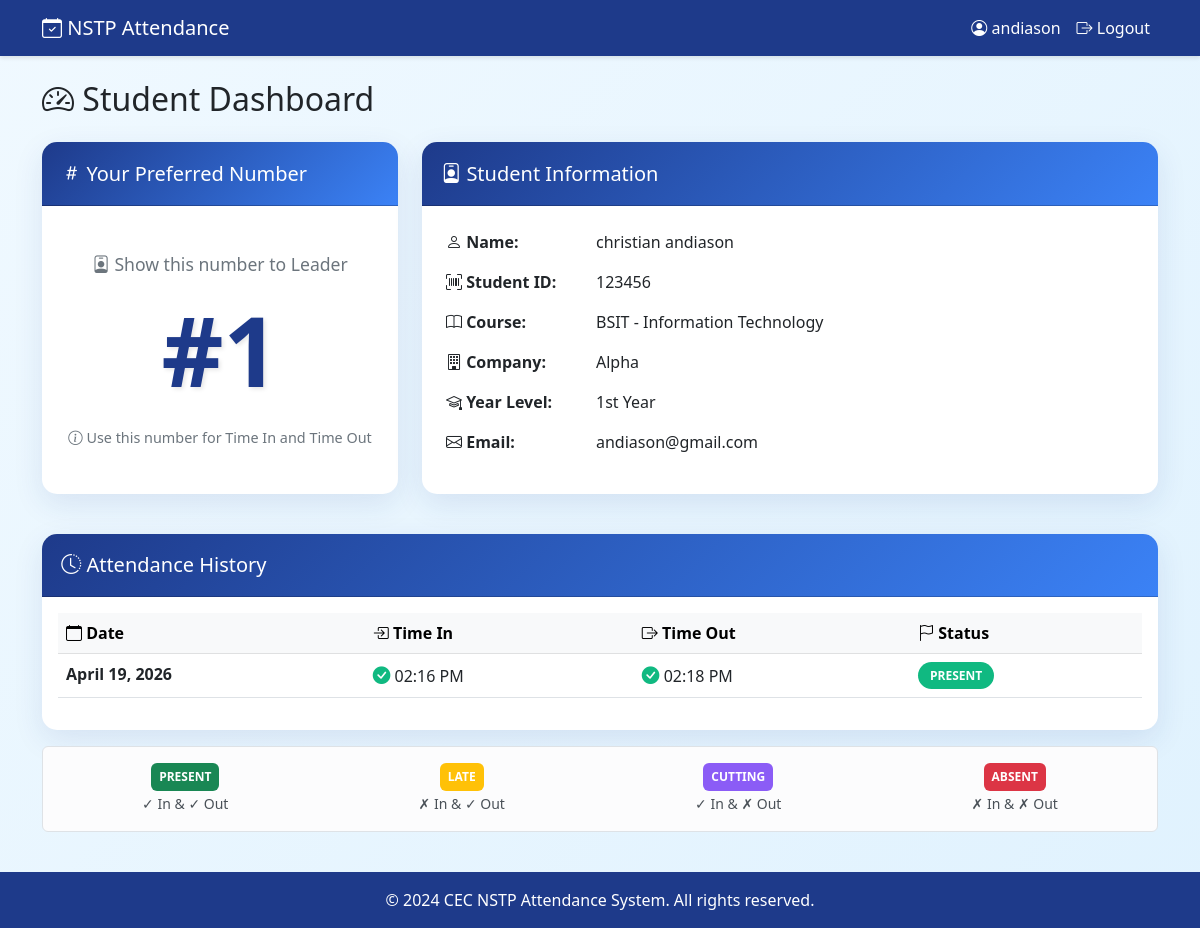
/student/dashboard/ (signed in), run on an earlier commit of the app's database.
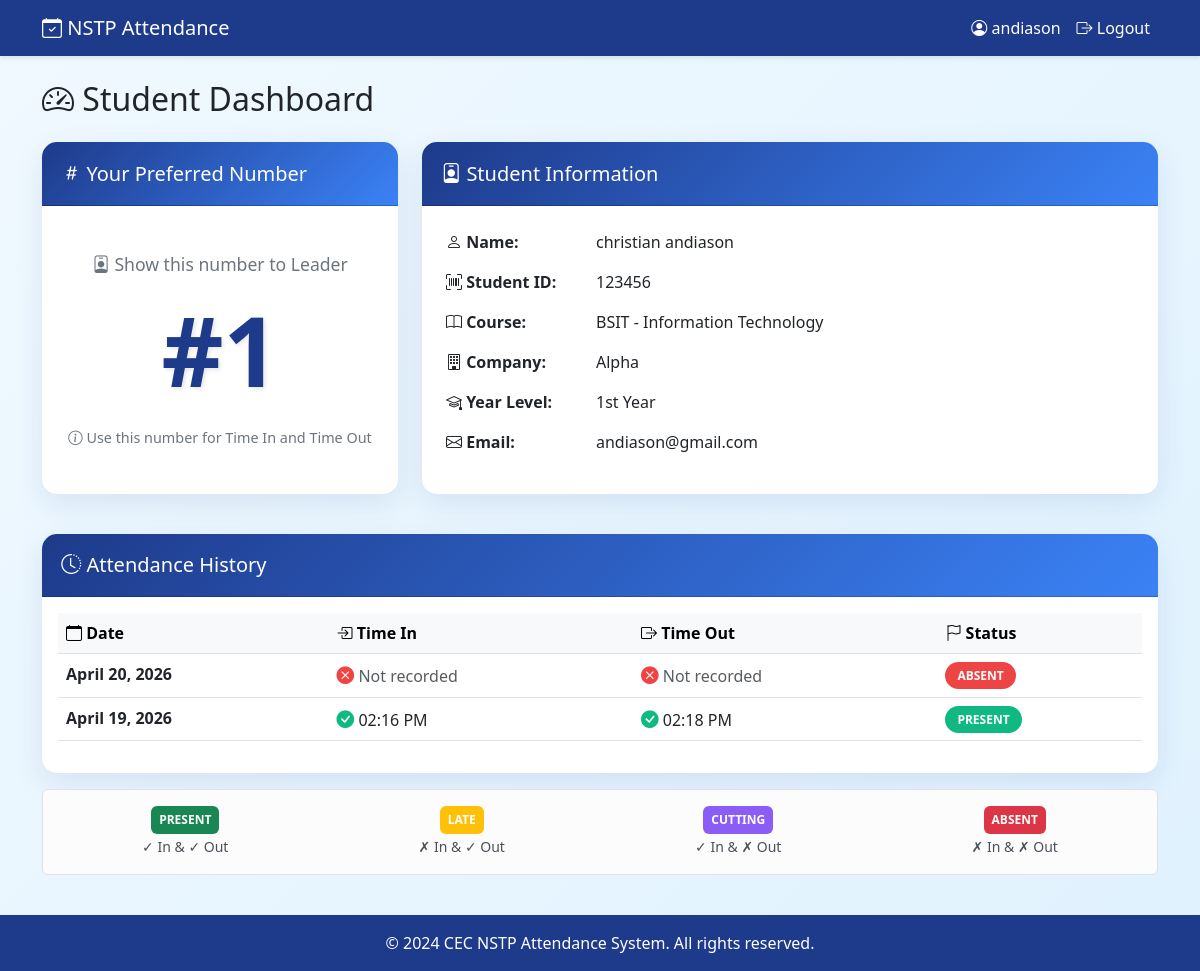
And on a later commit of the database.
### accounts/models.py (models this page shows, shortened)
class User(AbstractUser):
    USER_TYPES = (
        ('student', 'Student'),
        ('instructor', 'Instructor'),
        ('admin_staff', 'Admin Staff'),
    )
    user_type = models.CharField(max_length=20, choices=USER_TYPES, default='student')
    email = models.EmailField(unique=True)

class StudentProfile(models.Model):
    COURSES = [
        ('BSIT', 'BSIT - Information Technology'),
        ('BSED', 'BSED - Education'),
        ('BSHM', 'BSHM - Hospitality Management'),
        ('BSCRIM', 'BSCRIM - Criminology'),
        ('BSTM', 'BSTM - Tourism Management'),
    ]
    YEAR_LEVELS = [
        ('1', '1st Year'),
        ('2', '2nd Year'),
        ('3', '3rd Year'),
        ('4', '4th Year'),
    ]
    COMPANIES = [
        ('ALPHA', 'Alpha'),
        ('BRAVO', 'Bravo'),
        ('CHARLIE', 'Charlie'),
        ('DELTA', 'Delta'),
        ('ECHO', 'Echo'),
        ('FOXTROT', 'Foxtrot'),
        ('GOLF', 'Golf'),
        ('HOTEL', 'Hotel'),
    ]
    user = models.OneToOneField(User, on_delete=models.CASCADE, related_name='student_profile')
    student_id = models.CharField(max_length=20, unique=True)
    first_name = models.CharField(max_length=100)
    last_name = models.CharField(max_length=100)
    course = models.CharField(max_length=20, choices=COURSES)
    year_level = models.CharField(max_length=2, choices=YEAR_LEVELS, default='1')
    company = models.CharField(max_length=20, choices=COMPANIES)
    preferred_number = models.IntegerField(unique=True, null=True, blank=True)
    created_at = models.DateTimeField(auto_now_add=True)

### attendance/models.py (models this page shows, shortened)
class AttendanceRecord(models.Model):
    STATUS_CHOICES = [
        ('present', 'Present'),
        ('absent', 'Absent'),
        ('late', 'Late'),
        ('cutting', 'Cutting'),
    ]
    student = models.ForeignKey(StudentProfile, on_delete=models.CASCADE, related_name='attendances')
    date = models.DateField()
    time_in = models.DateTimeField(null=True, blank=True)
    time_out = models.DateTimeField(null=True, blank=True)
    status = models.CharField(max_length=20, choices=STATUS_CHOICES, default='absent')
    recorded_by = models.ForeignKey(User, on_delete=models.SET_NULL, null=True, related_name='recorded_attendances')
    notes = models.TextField(blank=True, null=True)
    class Meta:
        unique_together = ['student', 'date']
        ordering = ['-date', '-time_in']

### accounts/decorators.py (the view)
    def _wrapped_view(request, *args, **kwargs):
        if not request.user.is_authenticated:
            return redirect('login')
        if request.user.user_type != 'student':
            raise PermissionDenied
        return view_func(request, *args, **kwargs)

### accounts/views.py (called while the page is built)
@login_required
@student_required
def student_dashboard(request):
    try:
        student_profile = request.user.student_profile
        attendance_history = AttendanceRecord.objects.filter(student=student_profile).order_by('-date')
        context = {
            'student': student_profile,
            'attendance_history': attendance_history,
        }
        return render(request, 'student/dashboard.html', context)
    except Exception as e:
        messages.error(request, f'Error loading dashboard: {str(e)}')
        return redirect('login')

### templates/student/dashboard.html (shortened to what this page needs)
{% extends 'base.html' %}
{% block content %}
<div class="fade-in-up">
    <h2 class="mb-4"><i class="bi bi-speedometer2"></i> Student Dashboard</h2>
    <div class="row">
        <div class="col-md-4 mb-4">
            <div class="card h-100">
                <div class="card-header bg-primary text-white">
                    <h5 class="mb-0"><i class="bi bi-hash"></i> Your Preferred Number</h5>
                </div>
                <div class="card-body text-center d-flex flex-column justify-content-center">
                    <div class="preferred-number-label">
                        <i class="bi bi-person-badge"></i> Show this number to Leader
                    </div>
                    <div class="display-number">
                        #{{ student.preferred_number }}
                    </div>
                    <div class="number-hint">
                        <i class="bi bi-info-circle"></i> Use this number for Time In and Time Out
                    </div>
                </div>
            </div>
        </div>
        <div class="col-md-8 mb-4">
            <div class="card h-100">
                <div class="card-header bg-primary text-white">
                    <h5 class="mb-0"><i class="bi bi-person-badge"></i> Student Information</h5>
                </div>
                <div class="card-body">
                    <table class="table table-borderless">
                        <tr>
                            <td width="150"><strong><i class="bi bi-person"></i> Name:</strong></td>
                            <td>{{ student.first_name }} {{ student.last_name }}</td>
                        </tr>
                        <tr>
                            <td><strong><i class="bi bi-upc-scan"></i> Student ID:</strong></td>
                            <td>{{ student.student_id }}</td>
                        </tr>
                        <tr>
                            <td><strong><i class="bi bi-book"></i> Course:</strong></td>
                            <td>{{ student.get_course_display }}</td>
                        </tr>
                        <tr>
                            <td><strong><i class="bi bi-building"></i> Company:</strong></td>
                            <td>{{ student.get_company_display }}</td>
                        </tr>
                        <tr>
                            <td><strong><i class="bi bi-mortarboard"></i> Year Level:</strong></td>
                            <td>{{ student.get_year_level_display }}</td>
                        </tr>
                        <tr>
                            <td><strong><i class="bi bi-envelope"></i> Email:</strong></td>
                            <td>{{ student.user.email }}</td>
                        </tr>
                    </table>
                </div>
            </div>
        </div>
    </div>
    <div class="card mt-3">
        <div class="card-header bg-primary text-white">
            <h5 class="mb-0"><i class="bi bi-clock-history"></i> Attendance History</h5>
        </div>
        <div class="card-body">
            {% if attendance_history %}
            <div class="table-responsive">
                <table class="table table-hover">
                    <thead class="table-light">
                        <tr>
                            <th><i class="bi bi-calendar"></i> Date</th>
                            <th><i class="bi bi-box-arrow-in-right"></i> Time In</th>
                            <th><i class="bi bi-box-arrow-right"></i> Time Out</th>
                            <th><i class="bi bi-flag"></i> Status</th>
                        </tr>
                    </thead>
                    <tbody>
                        {% for attendance in attendance_history %}
                        <tr>
                            <td><strong>{{ attendance.date|date:"F d, Y" }}</strong></td>
                            <td>
                                {% if attendance.time_in %}
                                    <i class="bi bi-check-circle-fill icon-check"></i>
                                    {{ attendance.time_in|time:"h:i A" }}
                                {% else %}
                                    <i class="bi bi-x-circle-fill icon-wrong"></i>
                                    <span class="text-muted">Not recorded</span>
                                {% endif %}
                            </td>
                            <td>
                                {% if attendance.time_out %}
                                    <i class="bi bi-check-circle-fill icon-check"></i>
                                    {{ attendance.time_out|time:"h:i A" }}
                                {% else %}
                                    <i class="bi bi-x-circle-fill icon-wrong"></i>
                                    <span class="text-muted">Not recorded</span>
                                {% endif %}
                            </td>
                            <td>
                                <span class="status-badge status-{{ attendance.status }}">
                                    {{ attendance.status|upper }}
                                </span>
                            </td>
                        </tr>
                        {% endfor %}
                    </tbody>
                </table>
            </div>
            {% else %}
            <div class="alert alert-info text-center py-4">
                <i class="bi bi-info-circle fs-1"></i>
                <p class="mt-3 mb-0">No attendance records found.</p>
                <small>Your attendance will appear here after Task Force records your time.</small>
            </div>
            {% endif %}
        </div>
    </div>
    <div class="alert alert-light border mt-3">
        <div class="row text-center">
            <div class="col-md-3">
                <span class="badge bg-success p-2">PRESENT</span>
                <br><small>✓ In & ✓ Out</small>
            </div>
            <div class="col-md-3">
                <span class="badge bg-warning p-2">LATE</span>
                <br><small>✗ In & ✓ Out</small>
            </div>
            <div class="col-md-3">
                <span class="badge bg-purple p-2" style="background: #8b5cf6;">CUTTING</span>
                <br><small>✓ In & ✗ Out</small>
            </div>
            <div class="col-md-3">
                <span class="badge bg-danger p-2">ABSENT</span>
                <br><small>✗ In & ✗ Out</small>
            </div>
        </div>
    </div>
</div>
{% endblock %}

### templates/base.html (shortened to what this page needs)
<!DOCTYPE html>
<html lang="en">
<head>
    <link href="https://cdn.jsdelivr.net/npm/bootstrap@5.3.0/dist/css/bootstrap.min.css" rel="stylesheet">
    <link rel="stylesheet" href="https://cdn.jsdelivr.net/npm/bootstrap-icons@1.11.1/font/bootstrap-icons.css">
</head>
<body>
    <nav class="navbar navbar-expand-lg navbar-dark">
        <div class="container">
            <a class="navbar-brand" href="{% url 'dashboard_redirect' %}">
                <i class="bi bi-calendar-check"></i> NSTP Attendance
            </a>
            {% if user.is_authenticated %}
            <div class="collapse navbar-collapse" id="navbarNav">
                <ul class="navbar-nav ms-auto">
                    <li class="nav-item">
                        <span class="nav-link">
                            <i class="bi bi-person-circle"></i> {{ user.username }}
                        </span>
                    </li>
                    <li class="nav-item">
                        <a class="nav-link" href="{% url 'logout' %}">
                            <i class="bi bi-box-arrow-right"></i> Logout
                        </a>
                    </li>
                </ul>
            </div>
            {% endif %}
        </div>
    </nav>
    <div class="content-wrapper">
        <main class="py-4">
            <div class="container">
                {% block content %}{% endblock %}
            </div>
        </main>
    </div>
    <footer class="footer">
        <div class="container text-center">
            <p class="mb-0">&copy; 2024 CEC NSTP Attendance System. All rights reserved.</p>
        </div>
    </footer>
</body>
</html>

### templates/base.html (style rules this page uses)
:root { --primary-blue: #1e3a8a; --light-blue: #3b82f6; --white: #ffffff; }
html, body { height: 100%; margin: 0; padding: 0; }
body { font-family: 'Segoe UI', Tahoma, Geneva, Verdana, sans-serif; background: linear-gradient(135deg, #f0f9ff 0%, #e0f2fe 100%); display: flex; flex-direction: column; min-height: 100vh; }
.content-wrapper { flex: 1 0 auto; }
.navbar { background: var(--primary-blue); box-shadow: 0 2px 4px rgba(0,0,0,0.1); }
.navbar-brand, .nav-link { color: var(--white) !important; }
.card { border: none; border-radius: 15px; box-shadow: 0 10px 30px rgba(30, 58, 138, 0.1); background: var(--white); }
.card-header { background: linear-gradient(135deg, var(--primary-blue), var(--light-blue)); color: var(--white); border-radius: 15px 15px 0 0 !important; padding: 1.2rem; }
.status-badge { padding: 0.5rem 1rem; border-radius: 20px; font-weight: 600; font-size: 0.875rem; }
.status-present { background: #10b981; color: white; }
.status-absent { background: #ef4444; color: white; }
.icon-check { color: #10b981; }
.icon-wrong { color: #ef4444; }
.footer { background: var(--primary-blue); color: var(--white); padding: 1rem 0; margin-top: auto; flex-shrink: 0; width: 100%; }
.fade-in-up { animation: fadeInUp 0.6s ease-out; }

### templates/student/dashboard.html (style rules this page uses)
.display-number { font-size: 6rem; font-weight: bold; color: var(--primary-blue); text-shadow: 2px 2px 4px rgba(0,0,0,0.1); line-height: 1.2; margin: 10px 0; }
.preferred-number-label { font-size: 1.1rem; color: #6c757d; margin-bottom: 5px; }
.number-hint { font-size: 0.9rem; color: #6c757d; margin-top: 10px; }
.status-badge { padding: 5px 12px; border-radius: 20px; font-weight: 600; font-size: 0.75rem; text-transform: uppercase; }
.status-present { background: #10b981; color: white; }
.status-absent { background: #ef4444; color: white; }
.icon-check { color: #10b981; font-size: 1.1rem; }
.icon-wrong { color: #ef4444; font-size: 1.1rem; }

What changed in the data, as far as the page shows it:
added AttendanceRecord: date "April 20, 2026", shows "Not recorded", status "ABSENT"
